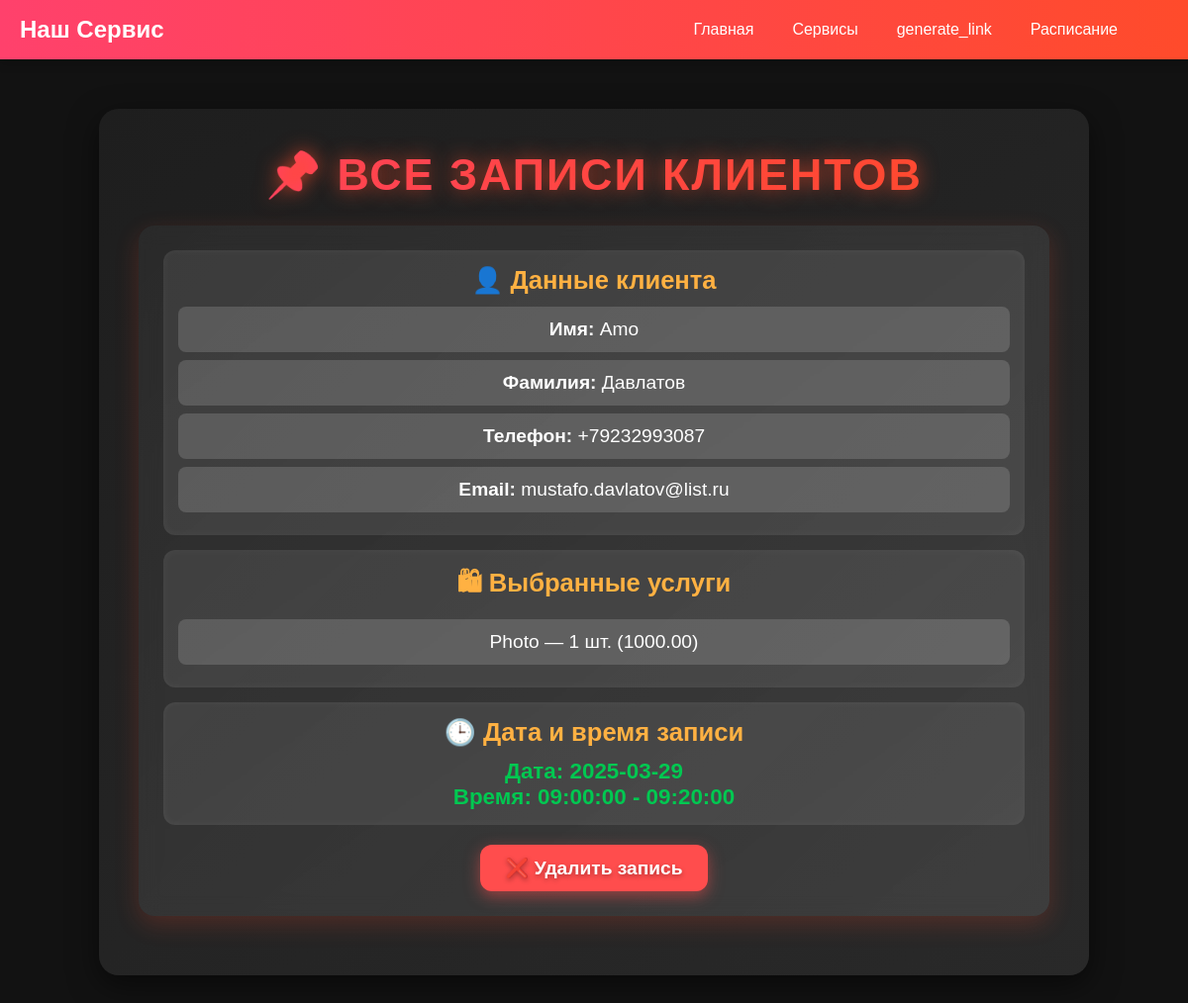
The page /order (signed in) on the database its author committed.
### client_web/models.py (models this page shows, shortened)
class SuccessModel(models.Model):
    name = models.ForeignKey(UserForm, on_delete=models.CASCADE)  # Клиент, который записался
    basket_history = models.JSONField(default=dict, blank=True)  # Поле для хранения истории корзины
    time_history = models.JSONField(default=dict, blank=True)  # Поле для хранения истории времени
    executor = models.ForeignKey(User, on_delete=models.CASCADE)  # Владелец компании (исполнитель)
    session_key = models.CharField(max_length=40, blank=True, null=True)  # Добавляем session_key
    created_at = models.DateTimeField(auto_now_add=True)  # Дата создания записи
    scheduled_date = models.DateField(null=True, blank=True)
    scheduled_time_slot = models.CharField(max_length=50, blank=True, null=True)
    class Meta:
        verbose_name = "SuccessModel"
        verbose_name_plural = "SuccessModels"

class UserForm(models.Model):
    name = models.CharField("First name", max_length=250, unique=False)
    surname = models.CharField("Surname", max_length=250, unique=False)
    phone = PhoneNumberField("Phone", unique=False)
    email = models.EmailField("Email", unique=False)
    text = models.TextField("Comment", blank=True, null=True)
    date = models.DateField(null=True, blank=True)  # Добавляем поле для даты
    session_key = models.CharField(max_length=40, blank=True, null=True)  # Добавляем session_key
    class Meta:
        verbose_name = "UserForm"
        verbose_name_plural = "UserForms"

### main_page/views.py (the view)
# urls.py: path('order', OrderViews.as_view(), name="order"),
class OrderViews( ListView):
    model = SuccessModel
    template_name = 'main_page/main.html'
    context_object_name = "records"
    def get_queryset(self):
        if self.request.user.is_authenticated:
            return SuccessModel.objects.filter(executor=self.request.user).select_related('name', 'executor')
        return SuccessModel.objects.none()  # Возвращаем пустой QuerySet для неаутентифицированных пользователей
    def get_context_data(self, **kwargs):
        context = super().get_context_data(**kwargs)
        records = self.get_queryset()
        context["records"] = records
        return context

### schedule/models.py (called while the page is built)
    @staticmethod
    def delete_past_days():
        today = date.today()
        past_days = DaySchedule.objects.filter(date__lt=today)  # Все дни до сегодняшнего
        for day in past_days:
            day.time_slots.all().delete()  # Удаляем временные слоты
        past_days.delete()  # Удаляем сами дни

### main_page/templates/main_page/main.html (shortened to what this page needs)
{% extends "main_page/base.html" %}
{% load static %}
{% block extra_css %}
    <link rel="stylesheet" href="{% static 'main_page/css/main.css' %}">
{% endblock %}
{% block body %}
{% include "main_page/base.html" %}
    <div class="record-container">
        <h2 class="record-title">📌 Все записи клиентов</h2>
        {% if records %}
            {% for record in records %}
                <div class="record-card">
                    <div class="record-section">
                        <h3 class="section-title">👤 Данные клиента</h3>
                        <ul class="info-list">
                            <li><strong>Имя:</strong> {{ record.name.name }}</li>
                            <li><strong>Фамилия:</strong> {{ record.name.surname }}</li>
                            <li><strong>Телефон:</strong> {{ record.name.phone }}</li>
                            <li><strong>Email:</strong> {{ record.name.email }}</li>
                        </ul>
                    </div>
                    <div class="record-section">
                        <h3 class="section-title">🛍 Выбранные услуги</h3>
                        <ul class="services-list">
                            {% for item in record.basket_history %}
                                <li>{{ item.service }} — {{ item.quantity }} шт. ({{ item.price }})</li>
                            {% empty %}
                                <li>Нет услуг.</li>
                            {% endfor %}
                        </ul>
                    </div>
                    <div class="record-section">
                        <h3 class="section-title">🕒 Дата и время записи</h3>
                        <p><strong>Дата:</strong> {{ record.time_history.selected_date }}</p>
                        <p><strong>Время:</strong> {{ record.time_history.selected_time_slot }}</p>
                    </div>
                    <div class="record-actions">
                        <form action="{% url 'main:delete_record' record.pk %}" method="post" class="delete-form">
                            <button type="submit" class="delete-btn">❌ Удалить запись</button>
                        </form>
                    </div>
                </div>
            {% endfor %}
        {% else %}
            <p class="no-records">❌ Нет записей клиентов.</p>
        {% endif %}
    </div>
{% endblock %}

### main_page/static/main_page/css/main.css (style rules this page uses)
.record-container { max-width: 1000px; margin: 50px auto; padding: 40px; background: linear-gradient(145deg, #1e1e1e, #292929); border-radius: 20px; box-shadow: 0 10px 30px rgba(0, 0, 0, 0.5); text-align: center; color: white; animation: fadeIn 0.8s ease-in-out; }
.record-title { font-size: 2.8rem; font-weight: 800; text-transform: uppercase; letter-spacing: 2px; margin-bottom: 25px; background: linear-gradient(90deg, #ff416c, #ff4b2b); -webkit-background-clip: text; -webkit-text-fill-color: transparent; text-shadow: 0 0 20px rgba(255, 75, 43, 0.7); }
.record-card { background: linear-gradient(135deg, rgba(255, 255, 255, 0.05), rgba(255, 255, 255, 0.1)); padding: 25px; margin-bottom: 20px; border-radius: 16px; box-shadow: 0 8px 25px rgba(255, 75, 43, 0.2); transition: transform 0.3s ease, box-shadow 0.3s ease; animation: slideUp 0.6s ease-in-out; backdrop-filter: blur(10px); }
.record-section { padding: 15px; margin-bottom: 15px; border-radius: 12px; background: rgba(255, 255, 255, 0.08); box-shadow: inset 0 0 10px rgba(255, 255, 255, 0.05); }
.section-title { font-size: 1.6rem; font-weight: bold; color: #ffb142; margin-bottom: 12px; }
.info-list, .services-list { list-style: none; padding: 0; margin: 0; }
.info-list li, .services-list li { font-size: 1.2rem; background: rgba(255, 255, 255, 0.15); padding: 12px; border-radius: 8px; margin-bottom: 8px; transition: background 0.3s ease; }
.record-section p { font-size: 1.4rem; font-weight: bold; color: #00c851; margin: 0; }
.delete-form { text-align: center; margin-top: 20px; }
.delete-btn { display: inline-block; padding: 12px 25px; font-size: 1.2rem; font-weight: bold; color: white; background-color: #ff4d4d; border: none; border-radius: 12px; cursor: pointer; transition: transform 0.2s ease, box-shadow 0.2s ease; text-shadow: 0 2px 5px rgba(0, 0, 0, 0.3); box-shadow: 0 5px 15px rgba(255, 77, 77, 0.5); }

### main_page/static/main_page/css/navbar.css (style rules this page uses)
* { margin: 0; padding: 0; box-sizing: border-box; }
body { font-family: 'Poppins', sans-serif; background-color: #121212; color: #fff; padding-top: 60px; }

### rows shown on the page
SuccessModel: name.name "Amo", name.surname "Давлатов", name.phone "+79232993087", name.email "mustafo.davlatov@list.ru", service "Photo", quantity "1", price "1000.00", time_history.selected_date "2025-03-29", time_history.selected_time_slot "09:00:00 - 09:20:00"
